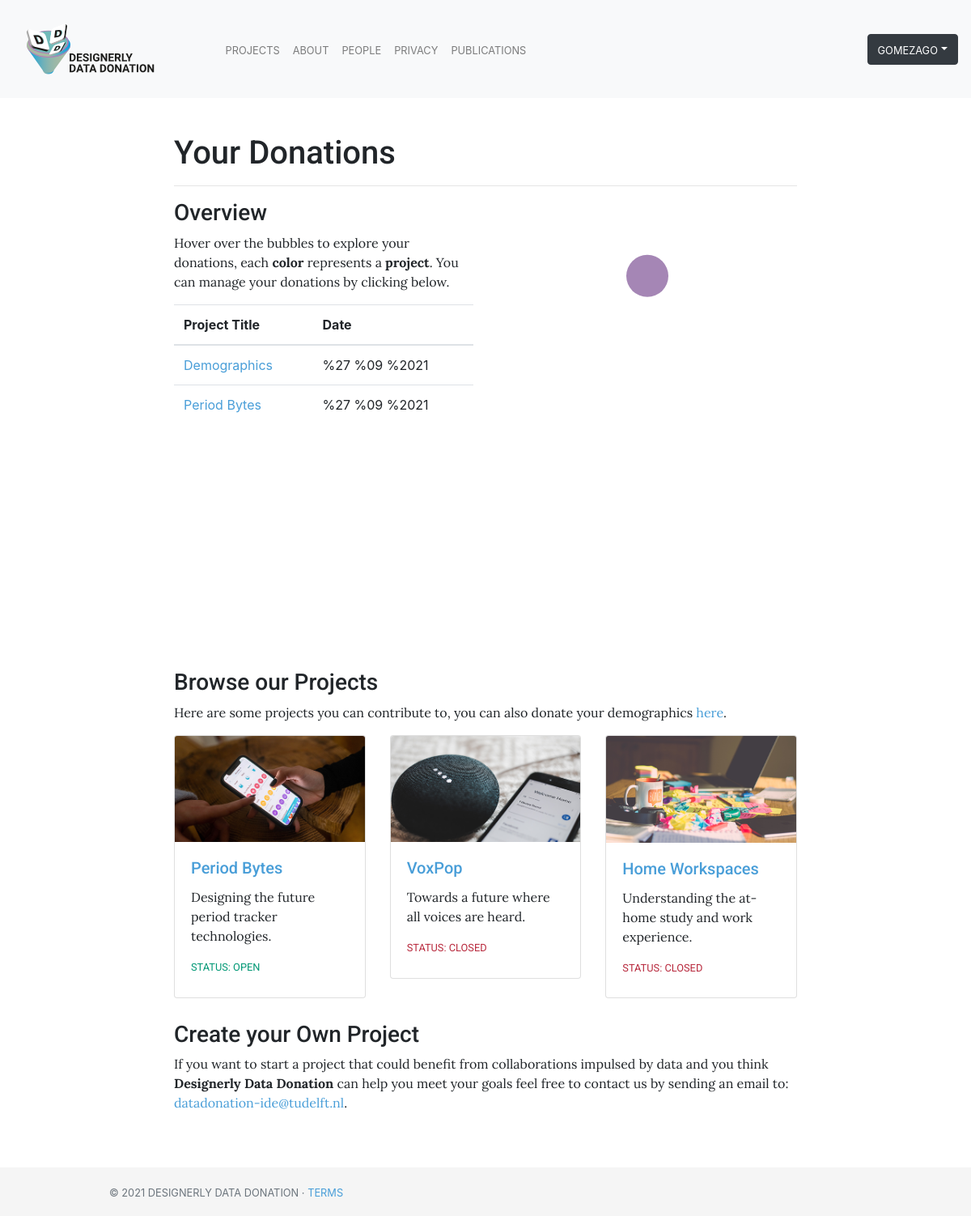
Page /hello/ (signed in) on the committed database.
### bucket/models.py (models this page shows, shortened)
class BucketUser(AbstractBaseUser):
    email               = models.EmailField(verbose_name="email", max_length=60, unique=True)
    username            = models.CharField(max_length=30, unique=True)
    user_id             = models.CharField(max_length=60, unique=True, default=None, primary_key=True)
    date_joined         = models.DateTimeField(verbose_name="date joined", auto_now_add=True)
    last_login          = models.DateTimeField(verbose_name="last login", auto_now=True)
    thing_id            = models.CharField(max_length=200, unique=True, default=None, null=True)
    is_admin            = models.BooleanField(default=False)
    is_active           = models.BooleanField(default=True)
    is_staff            = models.BooleanField(default=False)
    is_superuser        = models.BooleanField(default=False)
    hide_email          = models.BooleanField(default=True)
    objects = BucketUserManager()
    USERNAME_FIELD = 'email' # Field to log in with
    REQUIRED_FIELDS = ['username', 'user_id'] # Required fields

### bucket_view/models.py (models this page shows)
class Donation(models.Model):
    user                   = models.ForeignKey(settings.AUTH_USER_MODEL, on_delete=models.CASCADE)
    project                = models.ForeignKey('Project', on_delete=models.CASCADE, blank=True, null=True) #For Demographics
    thingId                = models.CharField(max_length=200, unique=True, default=None)
    propertyId             = models.JSONField(blank=False, null=True)
    data                   = models.JSONField(blank=False, null=True) #Data this person wants to share
    consent                = models.BooleanField(default=False) # Consent to donate?
    participate                  = models.BooleanField(default=False) # Wants to further participate
    updates                = models.BooleanField(default=False) # Wants to receive updates?
    timestamp              = models.DateTimeField(auto_now_add=True)

class Project(models.Model):
    id                      = models.CharField(max_length=100, blank=False, unique=True, primary_key=True)
    user                    = models.ForeignKey(settings.AUTH_USER_MODEL, on_delete=models.CASCADE)
    researcher_name         = models.CharField(max_length=200, unique=False, default=None, null=True)
    researcher_affiliation  = models.CharField(max_length=200, unique=False, default=None, null=True)
    title                   = models.CharField(max_length=100, blank=False) # Short string field to hold project name
    description_tweet       = models.CharField(max_length=280, blank=False)  # Tweet-Like description of project
    description             = models.TextField(blank=False)  # Large string frield to hold a piece of text
    hrec                    = models.BooleanField(default=False)
    data                    = models.JSONField(blank=False, null=True)
    image                   = models.ImageField(upload_to="images", blank=True, null=True)
    start                   = models.DateField(blank=False)  # Start of project
    end                     = models.DateField(blank=False)  # End of project
    data_info               = models.TextField(blank=False, null=True)
    instructions            = models.TextField(unique=False, default=None, null=True)
    groupId                 = models.CharField(max_length=200, unique=True, default=None)
    def active(self):
        now = datetime.date.today()
        if self.start <= now and now <= self.end:
            return True
        return False

### bucket_view/views.py (the view)
# urls.py: path("hello/", views.bucket_hello, name="hello"),
@login_required()
def bucket_hello(request):
    project = Project.objects.all().order_by('-start')[:3]
    if request.method == 'POST':
        form = DemographicsForm(request.POST, request.FILES)
        if form.is_valid():
            timestamp = round(time.time()*1000)
            sex = form.cleaned_data['sex']
            if sex:
                sex_data = {'values': [[timestamp, int(sex[0])]]}
                print(sex_data)
            else: sex_data = {}
            date = form.cleaned_data['date_of_birth']
            if date:
                date_data = {'values':[[timestamp, date.day, date.month, date.year]]}
                print(date_data)
            else: date_data = {}
            thingId, initialized_property_dict = initialize_demographics_donation(request.session['token'], sex_data, date_data)
            donation = Donation(
                user=request.user,
                data={'SEX': ['Sex', 'Sex'], 'DATE': ['Date', 'Date']},
                project=Project.objects.get(id = 'ddd_demo'),
                updates=False,
                participate=True,
                consent=True,
                thingId=thingId,
                propertyId=initialized_property_dict)
            donation.save()
            donations = Donation.objects.filter(user=request.user)
            return render(request, 'bucket_hello.html', {'donations': donations, 'project':project})
        else:
            messages.error(request, "Oops... Something went wrong. Please try again!")
            return render(request, 'first_hello.html', {'form': form, 'project':project})
    else:
        form = DemographicsForm()
        donations = Donation.objects.filter(user=request.user)
        if not donations:
            return render(request, 'first_hello.html', {'form': form, 'project':project})
        else:
            return render(request, 'bucket_hello.html', {'donations': donations, 'project':project})

### bucket_view/templates/bucket_hello.html (shortened to what this page needs)
{% extends "base.html" %}
{% load static %}
{% block page_content %}
<section style="padding-top: 50px; padding-bottom: 50px">
    <div class="col-md-8 offset-md-2" style="align-content: center; background-size: cover; padding-top: 20px">
        <h1>Your Donations</h1>
        <hr>
            <div class="row">
                <div class="col-sm-6 order-md-2" id="bubble_chart">
                    <div id="loader" style="align-content: center; text-align: center"><img src="{% static 'images/spinner.gif' %}"></div>
                </div>
                <div class="col-sm-6 order-md-1">
                    <h3>Overview</h3>
                    <p>Hover over the bubbles to explore your donations, each <b>color</b> represents a <b>project</b>. You can manage your donations by clicking below.</p>
                    <table class="table">
                        <thread>
                            <th scope="col">Project Title</th>
                            <th scope="col">Date</th>
                        </thread>
                        <tbody>
                        {% for d in donations %}
                            <tr>
                                <td><a href="{% url 'donation_view' pk=d.pk %}">{{ d.project.title }}</a></td>
                                <td>{{ d.timestamp.date }}</td>
                            </tr>
                        {% endfor %}
                        </tbody>
                    </table>
                </div>
            </div>
    </div>
    <div class="col-md-8 offset-md-2" style="align-content: center; background-size: cover; padding-top: 10px">
    <h3>Browse our Projects</h3>
        <p>Here are some projects you can contribute to, you can also donate your demographics <a href="/project/ddd_demo/">here</a>.</p>
        <div class="row">
        {% for p in project %}
                {% if p.id != 'ddd_demo' %}
                    <div class="col-md-4">
                        <div class="card mb-2">
                            <img class="card-img-top" src="{{ p.image.url }}">
                            <div class="card-body">
                                <h5 class="card-title"><a href="{% url 'project_view' pk=p.pk %}">{{ p.title }}</a></h5>
                                <p class="card-text">{{ p.description_tweet }}</p>
                                {% if p.active %}
                                    <h6><span class="small text-uppercase" style="color:#019875; text-align: right">STATUS: Open</span></h6>
                                {% else %}
                                <h6><span class="small text-uppercase" style="color:#B8293D">STATUS: Closed</span></h6>
                            {% endif %}
                            </div>
                        </div>
                    </div>
                {% endif %}
            {% endfor %}
        </div>
    </div>
    <div class="col-md-8 offset-md-2" style="align-content: center; background-size: cover; padding-top: 20px">
    <h3>Create your Own Project</h3>
        <p>If you want to start a project that could benefit from collaborations impulsed by data and you think <b>Designerly Data Donation</b> can help you meet your goals feel free to contact us by sending an email to: <a href="mailto:datadonation-ide@tudelft.nl">datadonation-ide@tudelft.nl</a>.</p>
    </div>
</section>
{% endblock %}

### data_donation/templates/base.html (shortened to what this page needs)
{% load static %}
<!doctype html>
    <head>
        <link rel="stylesheet" href="https://stackpath.bootstrapcdn.com/bootstrap/4.1.3/css/bootstrap.min.css">
        <link href="/static/css/base.css" rel="stylesheet">
    </head>
    <body>
        <nav class="navbar fixed-top navbar-light bg-light navbar-expand-md justify-content-center">
            <a class="navbar-brand" href="{% url 'pages_index' %}"><img src="{% static 'images/DDDLogo.svg' %}" height="95px"/></a>
            <div class="collapse navbar-collapse" id="navbarCollapse">
                <ul class="navbar-nav w-100 justify-content-center" id="navigation">
                <li class="nav-item {% if request.resolver_match.url_name == 'project_list' or request.resolver_match.url_name == 'project_view' %}active{% endif %}">
                    <a class="nav-link" id="projects" href="{% url 'project_list' %}"><span class="small text-uppercase">Projects</span></a>
                </li>
                <li class="nav-item {% if request.resolver_match.url_name == 'pages_about' %}active{% endif %}">
                    <a class="nav-link" id="about" href="{% url 'pages_about' %}"><span class="small text-uppercase">About</span></a>
                </li>
                <li class="nav-item {% if request.resolver_match.url_name == 'pages_questions' %}active{% endif %}">
                    <a class="nav-link" id="team" href="{% url 'pages_questions' %}"><span class="small text-uppercase">People</span></a>
                </li>
                <li class="nav-item {% if request.resolver_match.url_name == 'pages_privacy' %}active{% endif %}">
                    <a class="nav-link" id="privacy" href="{% url 'pages_privacy' %}"><span class="small text-uppercase">Privacy</span></a>
                </li>
                <li class="nav-item {% if request.resolver_match.url_name == 'pages_publications' %}active{% endif %}">
                    <a class="nav-link" id="team" href="{% url 'pages_publications' %}"><span class="small text-uppercase">Publications</span></a>
                </li>
              </ul>
            {% if user.is_authenticated %}
                <ul class="navbar-nav ml-auto w-100 justify-content-end" id="navigation_login">
                    <div class="dropdown">
                        <button class="btn btn-dark dropdown-toggle" type="button" id="dropdownUserButton" data-toggle="dropdown"><span class="small text-uppercase">{{ user.username }}</span></button>
                    </div>
                 </ul>
            {% else %}
                 <ul class="navbar-nav ml-auto w-100 justify-content-end">
                    <a class="btn btn-dark navbar-btn" role="button"  href="/bucket/login/"><span class="small text-uppercase">Log in / Sign Up</span></a>
                </ul>
            {% endif %}
            </div>
        </nav>
        <main role="main">
            {% block page_content %}{% endblock %}
        </main>
        <footer class="footer">
            <div class="container">
                <span class="text-muted small text-uppercase">&copy; {% now 'Y' %} Designerly Data Donation · <a href="/terms">Terms</a></span>
            </div>
        </footer>
    </body>
</html>

### static/css/base.css (style rules this page uses)
p { font-family: 'Lora', Sans-Serif; }
h1, h2, h3, h4, h5, h6 { font-family: 'Roboto', Serif; }
body { margin-bottom: 60px; margin-top: 95px; }
.footer { position: absolute; bottom: 0; width: 100%; height: 60px; line-height: 60px; background-color: #f5f5f5; }
a { color: #499ed8; }
.container { max-width: 960px; }

### rows in the picture
BucketUser: username "GOMEZAGO"
Donation: project "Demographics", timestamp "%27 %09 %2021"
Donation: project "Period Bytes", timestamp "%27 %09 %2021"
Project: image (picture), title "Period Bytes", description_tweet "Designing the future period tracker technologies.", start "STATUS: OPEN"
Project: image (picture), title "VoxPop", description_tweet "Towards a future where all voices are heard.", start "STATUS: CLOSED"
Project: image (picture), title "Home Workspaces", description_tweet "Understanding the at-home study and work experience.", start "STATUS: CLOSED"
